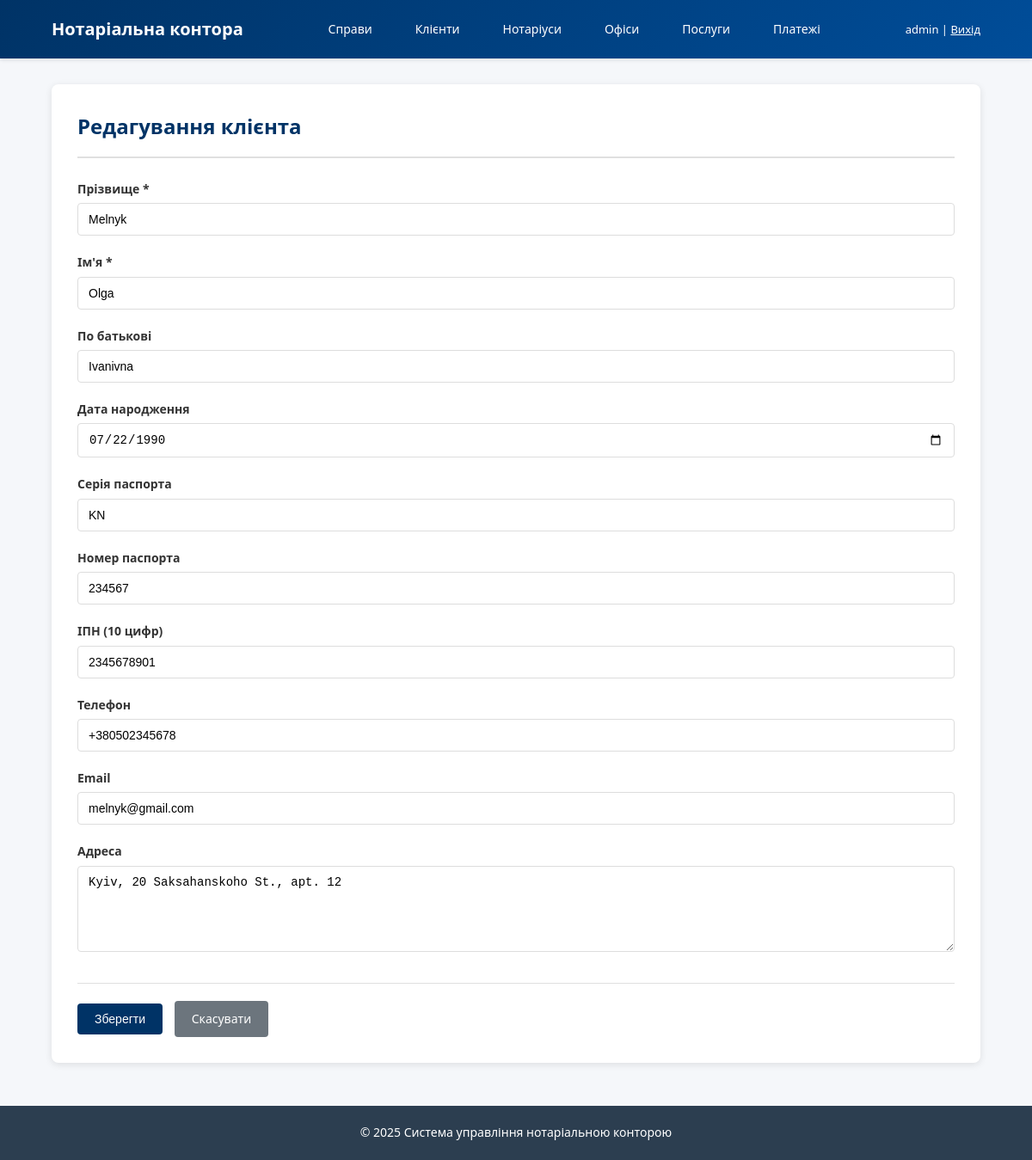
The app's page /public/clients/edit/2 (signed in) with its own data.
### tables this page shows
CREATE TABLE clients (
    client_id       INT UNSIGNED AUTO_INCREMENT PRIMARY KEY,
    last_name       VARCHAR(50)  NOT NULL,
    first_name      VARCHAR(50)  NOT NULL,
    middle_name     VARCHAR(50),
    birth_date      DATE,
    passport_series VARCHAR(10),
    passport_number VARCHAR(20),
    tax_id          VARCHAR(20),
    phone           VARCHAR(20),
    email           VARCHAR(100),
    address         VARCHAR(255),
    created_at      DATETIME NOT NULL DEFAULT CURRENT_TIMESTAMP,
    CONSTRAINT uq_clients_passport UNIQUE (passport_series, passport_number),
    CONSTRAINT uq_clients_tax_id   UNIQUE (tax_id)
);

### app/Controllers/ClientController.php (called while the page is built, shortened)
<?php
class ClientController {
    public function editForm($id) {
        $clientModel = new Client();
        $client = $clientModel->findById($id);
        $data = $client;
        $isEdit = true;
        include ROOT_PATH . '/app/Views/clients/form.php';
        include ROOT_PATH . '/app/Views/layouts/main.php';
    }
}

### public/index.php (called while the page is built, shortened)
<?php
require_once __DIR__ . '/../config/database.php';
require_once __DIR__ . '/../config/router.php';
require_once __DIR__ . '/../app/Models/BaseModel.php';
$router = new Router();
$router->get('/', 'HomeController', 'index');
$router->get('/login', 'AuthController', 'loginForm');
$router->post('/login', 'AuthController', 'login');
$router->get('/logout', 'AuthController', 'logout');
$router->get('/clients', 'ClientController', 'index');
$router->get('/clients/create', 'ClientController', 'createForm');
$router->post('/clients/create', 'ClientController', 'store');
$router->get('/clients/edit/{id}', 'ClientController', 'editForm');
$router->post('/clients/edit/{id}', 'ClientController', 'update');
$router->post('/clients/delete/{id}', 'ClientController', 'delete');
$router->get('/clients/view/{id}', 'ClientController', 'show');
$router->get('/notaries', 'NotaryController', 'index');
$router->get('/notaries/create', 'NotaryController', 'createForm');
$router->post('/notaries/create', 'NotaryController', 'store');
$router->get('/notaries/edit/{id}', 'NotaryController', 'editForm');
$router->post('/notaries/edit/{id}', 'NotaryController', 'update');
$router->post('/notaries/deactivate/{id}', 'NotaryController', 'deactivate');
$router->get('/offices', 'OfficeController', 'index');
$router->get('/offices/create', 'OfficeController', 'createForm');
$router->post('/offices/create', 'OfficeController', 'store');
$router->get('/offices/edit/{id}', 'OfficeController', 'editForm');
$router->post('/offices/edit/{id}', 'OfficeController', 'update');
$router->get('/services', 'ServiceController', 'index');
$router->get('/services/create', 'ServiceController', 'createForm');
$router->post('/services/create', 'ServiceController', 'store');
$router->get('/services/edit/{id}', 'ServiceController', 'editForm');
$router->post('/services/edit/{id}', 'ServiceController', 'update');
$router->get('/cases', 'CaseController', 'index');
$router->get('/cases/create', 'CaseController', 'createForm');
$router->post('/cases/create', 'CaseController', 'store');
$router->get('/cases/view/{id}', 'CaseController', 'show');
$router->post('/cases/status/{id}', 'CaseController', 'changeStatus');
$router->get('/cases/{case_id}/documents/upload', 'DocumentController', 'uploadForm');
$router->post('/cases/{case_id}/documents/upload', 'DocumentController', 'upload');
$router->get('/cases/{case_id}/documents', 'DocumentController', 'index');
$router->get('/documents/download/{id}', 'DocumentController', 'download');
$router->get('/payments', 'PaymentController', 'index');
$router->get('/cases/{case_id}/payments/create', 'PaymentController', 'createForm');
$router->post('/cases/{case_id}/payments/create', 'PaymentController', 'store');
$router->get('/payments/receipt/{id}', 'PaymentController', 'receiptHtml');
$router->get('/portal/check-status', 'ClientPortalController', 'checkStatusForm');
$router->post('/portal/check-status', 'ClientPortalController', 'checkStatus');
$router->get('/portal/application', 'ClientPortalController', 'applicationForm');
$router->post('/portal/application', 'ClientPortalController', 'submitApplication');
$router->setNotFound(function() {
    http_response_code(404);
    echo "<h1>404 - Сторінку не знайдено</h1>";
});
$router->dispatch();

### config/database.php (called while the page is built, shortened)
<?php
class Database {
    private static $instance = null;
    private $connection;
    private function __construct() {
        try {
            $dsn = "mysql:host=" . DB_HOST . ";dbname=" . DB_NAME . ";charset=" . DB_CHARSET;
            $options = [
                PDO::ATTR_ERRMODE => PDO::ERRMODE_EXCEPTION,
                PDO::ATTR_DEFAULT_FETCH_MODE => PDO::FETCH_ASSOC,
                PDO::ATTR_EMULATE_PREPARES => false,
            ];
            $this->connection = new PDO($dsn, DB_USER, DB_PASS, $options);
        } catch (PDOException $e) {
            die("Помилка підключення до БД: " . $e->getMessage());
        }
    }
    public static function getInstance() {
        if (self::$instance === null) {
            self::$instance = new self();
        }
        return self::$instance;
    }
    public function getConnection() {
        return $this->connection;
    }
}

### app/Models/BaseModel.php (called while the page is built, shortened)
<?php
abstract class BaseModel {
    protected $db;
    protected $table;
    protected $primaryKey;
    public function __construct() {
        $this->db = Database::getInstance()->getConnection();
        if (!$this->primaryKey) {
            $this->primaryKey = $this->getPrimaryKeyName();
        }
    }
    protected function getPrimaryKeyName() {
        $singular = rtrim($this->table, 's');
        return $singular . '_id';
    }
    public function findById($id) {
        $sql = "SELECT * FROM {$this->table} WHERE {$this->primaryKey} = :id";
        $stmt = $this->db->prepare($sql);
        $stmt->execute(['id' => $id]);
        return $stmt->fetch();
    }
}

### app/Views/clients/form.php (the view, shortened to what this page needs)
<div class="page-header">
    <h2><?= isset($isEdit) ? 'Редагування клієнта' : 'Новий клієнт' ?></h2>
</div>
<form method="post" action="<?= isset($isEdit) ? BASE_URL . '/clients/edit/' . $data['client_id'] : BASE_URL . '/clients/create' ?>">
    <div class="form-row">
        <label for="last_name">Прізвище *</label>
        <input type="text" id="last_name" name="last_name"
               value="<?= htmlspecialchars($data['last_name'] ?? '') ?>" required>
    </div>
    <div class="form-row">
        <label for="first_name">Ім'я *</label>
        <input type="text" id="first_name" name="first_name"
               value="<?= htmlspecialchars($data['first_name'] ?? '') ?>" required>
    </div>
    <div class="form-row">
        <label for="middle_name">По батькові</label>
        <input type="text" id="middle_name" name="middle_name"
               value="<?= htmlspecialchars($data['middle_name'] ?? '') ?>">
    </div>
    <div class="form-row">
        <label for="birth_date">Дата народження</label>
        <input type="date" id="birth_date" name="birth_date"
               value="<?= htmlspecialchars($data['birth_date'] ?? '') ?>">
    </div>
    <div class="form-row">
        <label for="passport_series">Серія паспорта</label>
        <input type="text" id="passport_series" name="passport_series"
               value="<?= htmlspecialchars($data['passport_series'] ?? '') ?>">
    </div>
    <div class="form-row">
        <label for="passport_number">Номер паспорта</label>
        <input type="text" id="passport_number" name="passport_number"
               value="<?= htmlspecialchars($data['passport_number'] ?? '') ?>">
    </div>
    <div class="form-row">
        <label for="tax_id">ІПН (10 цифр)</label>
        <input type="text" id="tax_id" name="tax_id"
               value="<?= htmlspecialchars($data['tax_id'] ?? '') ?>" maxlength="10">
    </div>
    <div class="form-row">
        <label for="phone">Телефон</label>
        <input type="text" id="phone" name="phone"
               value="<?= htmlspecialchars($data['phone'] ?? '') ?>">
    </div>
    <div class="form-row">
        <label for="email">Email</label>
        <input type="email" id="email" name="email"
               value="<?= htmlspecialchars($data['email'] ?? '') ?>">
    </div>
    <div class="form-row">
        <label for="address">Адреса</label>
        <textarea id="address" name="address"><?= htmlspecialchars($data['address'] ?? '') ?></textarea>
    </div>
    <div class="form-actions">
        <button type="submit" class="btn btn-primary">Зберегти</button>
        <a href="<?= BASE_URL ?>/clients" class="btn btn-secondary">Скасувати</a>
    </div>
</form>

### config/router.php (shortened to what this page needs)
<?php
class Router {
    private $routes = [];
    public function add($method, $pattern, $controller, $action) {
        $this->routes[] = [
            'method' => strtoupper($method),
            'pattern' => $pattern,
            'controller' => $controller,
            'action' => $action
        ];
    }
    public function dispatch() {
        $requestMethod = $_SERVER['REQUEST_METHOD'];
        $requestUri = $_GET['route'] ?? '/';
        $requestUri = '/' . trim($requestUri, '/');
        if ($requestUri !== '/') {
            $requestUri = rtrim($requestUri, '/');
        }
        foreach ($this->routes as $route) {
            if ($route['method'] !== $requestMethod) {
                continue;
            }
            $pattern = '#^' . preg_replace('/\{([a-z_]+)\}/', '(?P<$1>[^/]+)', $route['pattern']) . '$#';
            if (preg_match($pattern, $requestUri, $matches)) {
                $params = array_filter($matches, 'is_string', ARRAY_FILTER_USE_KEY);
                $controllerName = $route['controller'];
                $actionName = $route['action'];
                $controllerFile = ROOT_PATH . '/app/Controllers/' . $controllerName . '.php';
                if (file_exists($controllerFile)) {
                    $controller = new $controllerName();
                    if (method_exists($controller, $actionName)) {
                        call_user_func_array([$controller, $actionName], $params);
                        return;
                    }
                }
            }
        }
    }
}

### public/css/main.css (style rules this page uses)
* { margin: 0; padding: 0; box-sizing: border-box; }
body { font-family: 'Segoe UI', Tahoma, Geneva, Verdana, sans-serif; font-size: 14px; line-height: 1.6; color: #333; background-color: #f5f7fa; }
.page-header { border-bottom: 2px solid #e0e0e0; padding-bottom: 15px; margin-bottom: 25px; }
.page-header h2 { color: #003366; font-size: 24px; }
.btn { display: inline-block; padding: 10px 20px; font-size: 14px; border: none; border-radius: 4px; cursor: pointer; text-decoration: none; transition: all 0.3s; margin-right: 10px; }
.btn-primary { background-color: #003366; color: #ffffff; }
.btn-secondary { background-color: #6c757d; color: #ffffff; }
.form-row { margin-bottom: 20px; }
.form-row label { display: block; margin-bottom: 5px; font-weight: 600; color: #333; }
.form-row input[type='text'], .form-row input[type='email'], .form-row input[type='number'], .form-row input[type='date'], .form-row input[type='password'], .form-row select, .form-row textarea { width: 100%; padding: 10px 12px; border: 1px solid #ddd; border-radius: 4px; font-size: 14px; transition: border-color 0.3s; }
.form-row textarea { min-height: 100px; resize: vertical; }
.form-actions { margin-top: 30px; padding-top: 20px; border-top: 1px solid #e0e0e0; }

### records on screen
clients: last_name "Melnyk", first_name "Olga", middle_name "Ivanivna", birth_date "07/22/1990", passport_series "KN", passport_number "234567", tax_id "2345678901", phone "+380502345678", email "melnyk@gmail.com", address "Kyiv, 20 Saksahanskoho St., apt. 12"
